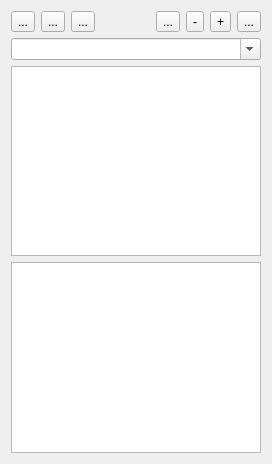
<?xml version="1.0" encoding="UTF-8"?>
<ui version="4.0">
 <class>DirectoryViewWidget</class>
 <widget class="QWidget" name="DirectoryViewWidget">
  <property name="geometry">
   <rect>
    <x>0</x>
    <y>0</y>
    <width>272</width>
    <height>464</height>
   </rect>
  </property>
  <property name="windowTitle">
   <string>Form</string>
  </property>
  <layout class="QGridLayout">
   <item row="0" column="2">
    <widget class="QToolButton" name="m_upButton">
     <property name="text">
      <string>...</string>
     </property>
     <property name="icon">
      <iconset resource="../qosmic.qrc">
       <normaloff>:/icons/silk/bullet_arrow_up.xpm</normaloff>:/icons/silk/bullet_arrow_up.xpm</iconset>
     </property>
    </widget>
   </item>
   <item row="0" column="1">
    <widget class="QToolButton" name="m_forwardButton">
     <property name="text">
      <string>...</string>
     </property>
     <property name="icon">
      <iconset resource="../qosmic.qrc">
       <normaloff>:/icons/silk/bullet_arrow_right.xpm</normaloff>:/icons/silk/bullet_arrow_right.xpm</iconset>
     </property>
    </widget>
   </item>
   <item row="0" column="0">
    <widget class="QToolButton" name="m_backButton">
     <property name="text">
      <string>...</string>
     </property>
     <property name="icon">
      <iconset resource="../qosmic.qrc">
       <normaloff>:/icons/silk/bullet_arrow_left.xpm</normaloff>:/icons/silk/bullet_arrow_left.xpm</iconset>
     </property>
    </widget>
   </item>
   <item row="3" column="0" colspan="9">
    <widget class="DirectoryListView" name="m_dirListView"/>
   </item>
   <item row="2" column="0" colspan="9">
    <widget class="QTreeView" name="m_treeView">
     <property name="rootIsDecorated">
      <bool>false</bool>
     </property>
     <property name="itemsExpandable">
      <bool>false</bool>
     </property>
     <property name="sortingEnabled">
      <bool>true</bool>
     </property>
     <property name="expandsOnDoubleClick">
      <bool>false</bool>
     </property>
    </widget>
   </item>
   <item row="0" column="8">
    <widget class="QToolButton" name="m_configButton">
     <property name="text">
      <string>...</string>
     </property>
     <property name="icon">
      <iconset resource="../qosmic.qrc">
       <normaloff>:/icons/silk/bullet_wrench.xpm</normaloff>:/icons/silk/bullet_wrench.xpm</iconset>
     </property>
    </widget>
   </item>
   <item row="1" column="0" colspan="9">
    <widget class="QComboBox" name="m_dirComboBox">
     <property name="editable">
      <bool>true</bool>
     </property>
    </widget>
   </item>
   <item row="0" column="7">
    <widget class="QToolButton" name="m_zoomInButton">
     <property name="text">
      <string>+</string>
     </property>
     <property name="icon">
      <iconset resource="../qosmic.qrc">
       <normaloff>:/icons/silk/magnifier_zoom_in.xpm</normaloff>:/icons/silk/magnifier_zoom_in.xpm</iconset>
     </property>
    </widget>
   </item>
   <item row="0" column="6">
    <widget class="QToolButton" name="m_zoomOutButton">
     <property name="text">
      <string>-</string>
     </property>
     <property name="icon">
      <iconset resource="../qosmic.qrc">
       <normaloff>:/icons/silk/magnifier_zoom_out.xpm</normaloff>:/icons/silk/magnifier_zoom_out.xpm</iconset>
     </property>
    </widget>
   </item>
   <item row="0" column="5">
    <widget class="QToolButton" name="m_openButton">
     <property name="text">
      <string>...</string>
     </property>
     <property name="icon">
      <iconset resource="../qosmic.qrc">
       <normaloff>:/icons/silk/folder.xpm</normaloff>:/icons/silk/folder.xpm</iconset>
     </property>
     <property name="iconSize">
      <size>
       <width>18</width>
       <height>18</height>
      </size>
     </property>
    </widget>
   </item>
  </layout>
 </widget>
 <customwidgets>
  <customwidget>
   <class>DirectoryListView</class>
   <extends>QListView</extends>
   <header>directorylistview.h</header>
  </customwidget>
 </customwidgets>
 <resources>
  <include location="../qosmic.qrc"/>
 </resources>
 <connections/>
</ui>
